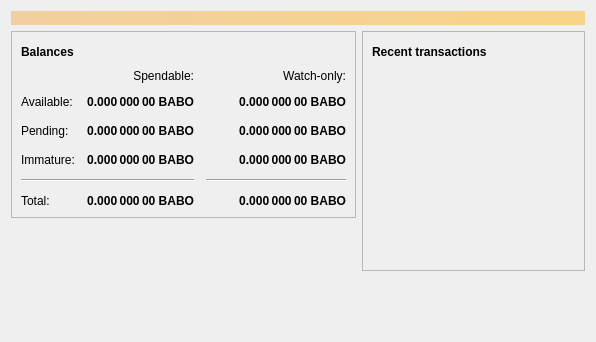
<?xml version="1.0" encoding="UTF-8"?>
<ui version="4.0">
 <class>OverviewPage</class>
 <widget class="QWidget" name="OverviewPage">
  <property name="geometry">
   <rect>
    <x>0</x>
    <y>0</y>
    <width>596</width>
    <height>342</height>
   </rect>
  </property>
  <property name="windowTitle">
   <string>Form</string>
  </property>
  <layout class="QVBoxLayout" name="topLayout">
   <item>
    <widget class="QLabel" name="labelAlerts">
     <property name="visible">
      <bool>false</bool>
     </property>
     <property name="styleSheet">
      <string notr="true">QLabel { background-color: qlineargradient(x1: 0, y1: 0, x2: 1, y2: 0, stop:0 #F0D0A0, stop:1 #F8D488); color:#000000; }</string>
     </property>
     <property name="wordWrap">
      <bool>true</bool>
     </property>
     <property name="margin">
      <number>3</number>
     </property>
     <property name="textInteractionFlags">
      <set>Qt::TextSelectableByMouse</set>
     </property>
    </widget>
   </item>
   <item>
    <layout class="QHBoxLayout" name="horizontalLayout" stretch="1,1">
     <item>
      <layout class="QVBoxLayout" name="verticalLayout_2">
       <item>
        <widget class="QFrame" name="frame">
         <property name="frameShape">
          <enum>QFrame::StyledPanel</enum>
         </property>
         <property name="frameShadow">
          <enum>QFrame::Raised</enum>
         </property>
         <layout class="QVBoxLayout" name="verticalLayout_4">
          <item>
           <layout class="QHBoxLayout" name="horizontalLayout_4">
            <item>
             <widget class="QLabel" name="label_5">
              <property name="font">
               <font>
                <weight>75</weight>
                <bold>true</bold>
               </font>
              </property>
              <property name="text">
               <string>Balances</string>
              </property>
             </widget>
            </item>
            <item>
             <widget class="QPushButton" name="labelWalletStatus">
              <property name="enabled">
               <bool>true</bool>
              </property>
              <property name="maximumSize">
               <size>
                <width>30</width>
                <height>16777215</height>
               </size>
              </property>
              <property name="toolTip">
               <string>The displayed information may be out of date. Your wallet automatically synchronizes with the Babocoin network after a connection is established, but this process has not completed yet.</string>
              </property>
              <property name="text">
               <string/>
              </property>
              <property name="icon">
               <iconset resource="../babocoin.qrc">
                <normaloff>:/icons/warning</normaloff>
                <disabledoff>:/icons/warning</disabledoff>:/icons/warning</iconset>
              </property>
              <property name="iconSize">
               <size>
                <width>24</width>
                <height>24</height>
               </size>
              </property>
              <property name="flat">
               <bool>true</bool>
              </property>
             </widget>
            </item>
            <item>
             <spacer name="horizontalSpacer_3">
              <property name="orientation">
               <enum>Qt::Horizontal</enum>
              </property>
              <property name="sizeHint" stdset="0">
               <size>
                <width>40</width>
                <height>20</height>
               </size>
              </property>
             </spacer>
            </item>
           </layout>
          </item>
          <item>
           <layout class="QGridLayout" name="gridLayout">
            <property name="spacing">
             <number>12</number>
            </property>
            <item row="2" column="2">
             <widget class="QLabel" name="labelWatchPending">
              <property name="font">
               <font>
                <weight>75</weight>
                <bold>true</bold>
               </font>
              </property>
              <property name="cursor">
               <cursorShape>IBeamCursor</cursorShape>
              </property>
              <property name="toolTip">
               <string>Unconfirmed transactions to watch-only addresses</string>
              </property>
              <property name="text">
               <string notr="true">0.000 000 00 BABO</string>
              </property>
              <property name="alignment">
               <set>Qt::AlignRight|Qt::AlignTrailing|Qt::AlignVCenter</set>
              </property>
              <property name="textInteractionFlags">
               <set>Qt::LinksAccessibleByMouse|Qt::TextSelectableByKeyboard|Qt::TextSelectableByMouse</set>
              </property>
             </widget>
            </item>
            <item row="2" column="1">
             <widget class="QLabel" name="labelUnconfirmed">
              <property name="font">
               <font>
                <weight>75</weight>
                <bold>true</bold>
               </font>
              </property>
              <property name="cursor">
               <cursorShape>IBeamCursor</cursorShape>
              </property>
              <property name="toolTip">
               <string>Total of transactions that have yet to be confirmed, and do not yet count toward the spendable balance</string>
              </property>
              <property name="text">
               <string notr="true">0.000 000 00 BABO</string>
              </property>
              <property name="alignment">
               <set>Qt::AlignRight|Qt::AlignTrailing|Qt::AlignVCenter</set>
              </property>
              <property name="textInteractionFlags">
               <set>Qt::LinksAccessibleByMouse|Qt::TextSelectableByKeyboard|Qt::TextSelectableByMouse</set>
              </property>
             </widget>
            </item>
            <item row="3" column="2">
             <widget class="QLabel" name="labelWatchImmature">
              <property name="font">
               <font>
                <weight>75</weight>
                <bold>true</bold>
               </font>
              </property>
              <property name="cursor">
               <cursorShape>IBeamCursor</cursorShape>
              </property>
              <property name="toolTip">
               <string>Mined balance in watch-only addresses that has not yet matured</string>
              </property>
              <property name="text">
               <string notr="true">0.000 000 00 BABO</string>
              </property>
              <property name="alignment">
               <set>Qt::AlignRight|Qt::AlignTrailing|Qt::AlignVCenter</set>
              </property>
              <property name="textInteractionFlags">
               <set>Qt::LinksAccessibleByMouse|Qt::TextSelectableByKeyboard|Qt::TextSelectableByMouse</set>
              </property>
             </widget>
            </item>
            <item row="4" column="0" colspan="2">
             <widget class="Line" name="line">
              <property name="orientation">
               <enum>Qt::Horizontal</enum>
              </property>
             </widget>
            </item>
            <item row="4" column="2">
             <widget class="Line" name="lineWatchBalance">
              <property name="sizePolicy">
               <sizepolicy hsizetype="Preferred" vsizetype="Fixed">
                <horstretch>0</horstretch>
                <verstretch>0</verstretch>
               </sizepolicy>
              </property>
              <property name="minimumSize">
               <size>
                <width>140</width>
                <height>0</height>
               </size>
              </property>
              <property name="orientation">
               <enum>Qt::Horizontal</enum>
              </property>
             </widget>
            </item>
            <item row="5" column="0">
             <widget class="QLabel" name="labelTotalText">
              <property name="text">
               <string>Total:</string>
              </property>
             </widget>
            </item>
            <item row="3" column="1">
             <widget class="QLabel" name="labelImmature">
              <property name="font">
               <font>
                <weight>75</weight>
                <bold>true</bold>
               </font>
              </property>
              <property name="cursor">
               <cursorShape>IBeamCursor</cursorShape>
              </property>
              <property name="toolTip">
               <string>Mined balance that has not yet matured</string>
              </property>
              <property name="text">
               <string notr="true">0.000 000 00 BABO</string>
              </property>
              <property name="alignment">
               <set>Qt::AlignRight|Qt::AlignTrailing|Qt::AlignVCenter</set>
              </property>
              <property name="textInteractionFlags">
               <set>Qt::LinksAccessibleByMouse|Qt::TextSelectableByKeyboard|Qt::TextSelectableByMouse</set>
              </property>
             </widget>
            </item>
            <item row="2" column="3">
             <spacer name="horizontalSpacer_2">
              <property name="orientation">
               <enum>Qt::Horizontal</enum>
              </property>
              <property name="sizeHint" stdset="0">
               <size>
                <width>40</width>
                <height>20</height>
               </size>
              </property>
             </spacer>
            </item>
            <item row="3" column="0">
             <widget class="QLabel" name="labelImmatureText">
              <property name="text">
               <string>Immature:</string>
              </property>
             </widget>
            </item>
            <item row="5" column="1">
             <widget class="QLabel" name="labelTotal">
              <property name="font">
               <font>
                <weight>75</weight>
                <bold>true</bold>
               </font>
              </property>
              <property name="cursor">
               <cursorShape>IBeamCursor</cursorShape>
              </property>
              <property name="toolTip">
               <string>Your current total balance</string>
              </property>
              <property name="text">
               <string notr="true">0.000 000 00 BABO</string>
              </property>
              <property name="alignment">
               <set>Qt::AlignRight|Qt::AlignTrailing|Qt::AlignVCenter</set>
              </property>
              <property name="textInteractionFlags">
               <set>Qt::LinksAccessibleByMouse|Qt::TextSelectableByKeyboard|Qt::TextSelectableByMouse</set>
              </property>
             </widget>
            </item>
            <item row="5" column="2">
             <widget class="QLabel" name="labelWatchTotal">
              <property name="font">
               <font>
                <weight>75</weight>
                <bold>true</bold>
               </font>
              </property>
              <property name="cursor">
               <cursorShape>IBeamCursor</cursorShape>
              </property>
              <property name="toolTip">
               <string>Current total balance in watch-only addresses</string>
              </property>
              <property name="text">
               <string notr="true">0.000 000 00 BABO</string>
              </property>
              <property name="alignment">
               <set>Qt::AlignRight|Qt::AlignTrailing|Qt::AlignVCenter</set>
              </property>
              <property name="textInteractionFlags">
               <set>Qt::LinksAccessibleByMouse|Qt::TextSelectableByKeyboard|Qt::TextSelectableByMouse</set>
              </property>
             </widget>
            </item>
            <item row="0" column="2">
             <widget class="QLabel" name="labelWatchonly">
              <property name="text">
               <string>Watch-only:</string>
              </property>
              <property name="alignment">
               <set>Qt::AlignRight|Qt::AlignTrailing|Qt::AlignVCenter</set>
              </property>
             </widget>
            </item>
            <item row="1" column="0">
             <widget class="QLabel" name="labelBalanceText">
              <property name="text">
               <string>Available:</string>
              </property>
             </widget>
            </item>
            <item row="1" column="1">
             <widget class="QLabel" name="labelBalance">
              <property name="font">
               <font>
                <weight>75</weight>
                <bold>true</bold>
               </font>
              </property>
              <property name="cursor">
               <cursorShape>IBeamCursor</cursorShape>
              </property>
              <property name="toolTip">
               <string>Your current spendable balance</string>
              </property>
              <property name="text">
               <string notr="true">0.000 000 00 BABO</string>
              </property>
              <property name="alignment">
               <set>Qt::AlignRight|Qt::AlignTrailing|Qt::AlignVCenter</set>
              </property>
              <property name="textInteractionFlags">
               <set>Qt::LinksAccessibleByMouse|Qt::TextSelectableByKeyboard|Qt::TextSelectableByMouse</set>
              </property>
             </widget>
            </item>
            <item row="1" column="2">
             <widget class="QLabel" name="labelWatchAvailable">
              <property name="font">
               <font>
                <weight>75</weight>
                <bold>true</bold>
               </font>
              </property>
              <property name="cursor">
               <cursorShape>IBeamCursor</cursorShape>
              </property>
              <property name="toolTip">
               <string>Your current balance in watch-only addresses</string>
              </property>
              <property name="text">
               <string notr="true">0.000 000 00 BABO</string>
              </property>
              <property name="alignment">
               <set>Qt::AlignRight|Qt::AlignTrailing|Qt::AlignVCenter</set>
              </property>
              <property name="textInteractionFlags">
               <set>Qt::LinksAccessibleByMouse|Qt::TextSelectableByKeyboard|Qt::TextSelectableByMouse</set>
              </property>
             </widget>
            </item>
            <item row="2" column="0">
             <widget class="QLabel" name="labelPendingText">
              <property name="text">
               <string>Pending:</string>
              </property>
             </widget>
            </item>
            <item row="0" column="1">
             <widget class="QLabel" name="labelSpendable">
              <property name="text">
               <string>Spendable:</string>
              </property>
              <property name="alignment">
               <set>Qt::AlignRight|Qt::AlignTrailing|Qt::AlignVCenter</set>
              </property>
             </widget>
            </item>
           </layout>
          </item>
         </layout>
        </widget>
       </item>
       <item>
        <spacer name="verticalSpacer">
         <property name="orientation">
          <enum>Qt::Vertical</enum>
         </property>
         <property name="sizeHint" stdset="0">
          <size>
           <width>20</width>
           <height>40</height>
          </size>
         </property>
        </spacer>
       </item>
      </layout>
     </item>
     <item>
      <layout class="QVBoxLayout" name="verticalLayout_3">
       <item>
        <widget class="QFrame" name="frame_2">
         <property name="frameShape">
          <enum>QFrame::StyledPanel</enum>
         </property>
         <property name="frameShadow">
          <enum>QFrame::Raised</enum>
         </property>
         <layout class="QVBoxLayout" name="verticalLayout">
          <item>
           <layout class="QHBoxLayout" name="horizontalLayout_2">
            <item>
             <widget class="QLabel" name="label_4">
              <property name="font">
               <font>
                <weight>75</weight>
                <bold>true</bold>
               </font>
              </property>
              <property name="text">
               <string>Recent transactions</string>
              </property>
             </widget>
            </item>
            <item>
             <widget class="QPushButton" name="labelTransactionsStatus">
              <property name="enabled">
               <bool>true</bool>
              </property>
              <property name="maximumSize">
               <size>
                <width>30</width>
                <height>16777215</height>
               </size>
              </property>
              <property name="toolTip">
               <string>The displayed information may be out of date. Your wallet automatically synchronizes with the Babocoin network after a connection is established, but this process has not completed yet.</string>
              </property>
              <property name="text">
               <string/>
              </property>
              <property name="icon">
               <iconset resource="../babocoin.qrc">
                <normaloff>:/icons/warning</normaloff>
                <disabledoff>:/icons/warning</disabledoff>:/icons/warning</iconset>
              </property>
              <property name="iconSize">
               <size>
                <width>24</width>
                <height>24</height>
               </size>
              </property>
              <property name="flat">
               <bool>true</bool>
              </property>
             </widget>
            </item>
            <item>
             <spacer name="horizontalSpacer">
              <property name="orientation">
               <enum>Qt::Horizontal</enum>
              </property>
              <property name="sizeHint" stdset="0">
               <size>
                <width>40</width>
                <height>20</height>
               </size>
              </property>
             </spacer>
            </item>
           </layout>
          </item>
          <item>
           <widget class="QListView" name="listTransactions">
            <property name="styleSheet">
             <string notr="true">QListView { background: transparent; }</string>
            </property>
            <property name="frameShape">
             <enum>QFrame::NoFrame</enum>
            </property>
            <property name="verticalScrollBarPolicy">
             <enum>Qt::ScrollBarAlwaysOff</enum>
            </property>
            <property name="horizontalScrollBarPolicy">
             <enum>Qt::ScrollBarAlwaysOff</enum>
            </property>
            <property name="selectionMode">
             <enum>QAbstractItemView::NoSelection</enum>
            </property>
           </widget>
          </item>
         </layout>
        </widget>
       </item>
       <item>
        <spacer name="verticalSpacer_2">
         <property name="orientation">
          <enum>Qt::Vertical</enum>
         </property>
         <property name="sizeHint" stdset="0">
          <size>
           <width>20</width>
           <height>40</height>
          </size>
         </property>
        </spacer>
       </item>
      </layout>
     </item>
    </layout>
   </item>
  </layout>
 </widget>
 <resources/>
 <connections/>
</ui>
